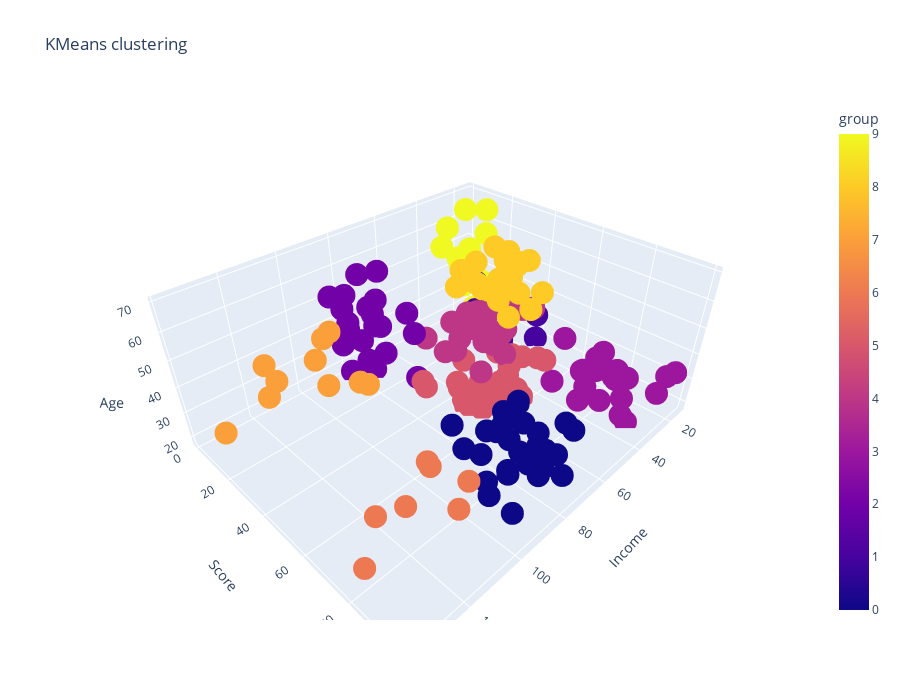

Notebook source saved alongside this figure:
### Code cell
fig = px.scatter_3d(df, x='Income', y='Score',z='Age',color='group',
                     title='KMeans clustering',height = 700)
fig

### Figure 1 — Plotly figure (JSON) as saved in the notebook; plotly's stock layout.template omitted (floating-point values rounded to 4 significant figures; data arrays with more than 128 entries replaced by an {"elided": "..."} marker saying what was removed)
{"data": [{"hovertemplate": "Income=%{x}<br>Score=%{y}<br>Age=%{z}<br>group=%{marker.color}<extra></extra>", "legendgroup": "", "marker": {"color": {"elided": "200 int values"}, "coloraxis": "coloraxis", "symbol": "circle"}, "mode": "markers", "name": "", "scene": "scene", "showlegend": false, "type": "scatter3d", "x": {"elided": "200 int values"}, "y": {"elided": "200 int values"}, "z": {"elided": "200 int values"}}], "layout": {"coloraxis": {"colorbar": {"title": {"text": "group"}}, "colorscale": [[0, "#0d0887"], [0.1111, "#46039f"], [0.2222, "#7201a8"], [0.3333, "#9c179e"], [0.4444, "#bd3786"], [0.5556, "#d8576b"], [0.6667, "#ed7953"], [0.7778, "#fb9f3a"], [0.8889, "#fdca26"], [1, "#f0f921"]]}, "height": 700, "legend": {"tracegroupgap": 0}, "scene": {"domain": {"x": [0, 1], "y": [0, 1]}, "xaxis": {"title": {"text": "Income"}}, "yaxis": {"title": {"text": "Score"}}, "zaxis": {"title": {"text": "Age"}}}, "title": {"text": "KMeans clustering"}}}
